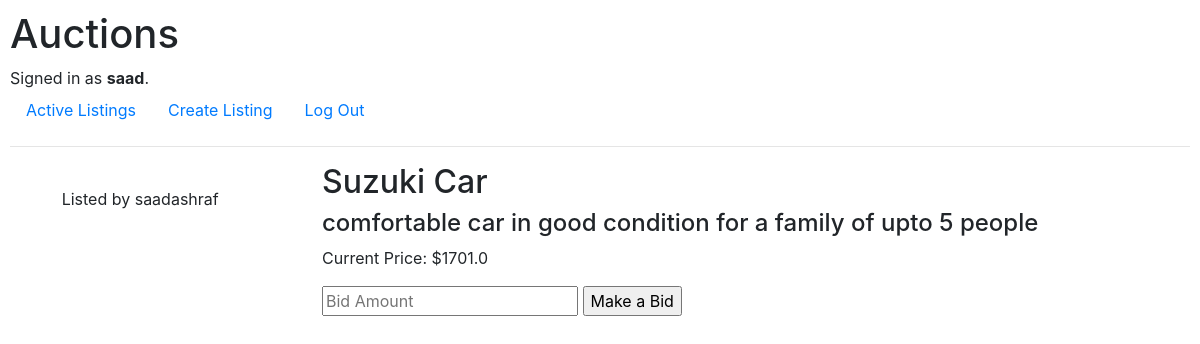
The app's page /listing/1 (signed in) with its own data.
### auctions/models.py (models this page shows, shortened)
class User(AbstractUser):
    pass

class Listing(models.Model):
    title = models.CharField(max_length=80)
    description = models.TextField()
    starting_bid = models.FloatField()
    current_price = models.FloatField()
    user = models.ForeignKey(User, on_delete=models.CASCADE, related_name="listings")
    imageUrl = models.TextField(blank=True)
    category = models.ForeignKey(Category, on_delete=models.CASCADE, related_name="listings", blank=True)

class Bid(models.Model):
    listing_id = models.ForeignKey(Listing, on_delete=models.CASCADE, related_name="bids")
    bid_amount = models.FloatField()
    user = models.ForeignKey(User, on_delete=models.CASCADE, related_name="bids")

### auctions/views.py (the view, shortened to what this page needs)
# urls.py: path("listing/<id>", views.listing, name="listing")
def listing(request, id):
    listing = Listing.objects.get(id=id)
    listing_bids = listing.bids.all()
    return render(request, "auctions/listing.html", {
        "listing": listing,
        "price": max(listing_bids, key=lambda x: x.bid_amount).bid_amount if bool(listing_bids) else listing.starting_bid,
        "min_bid": max(listing_bids, key=lambda x: x.bid_amount).bid_amount+1 if bool(listing_bids) else listing.starting_bid
    })

### auctions/templates/auctions/listing.html (shortened to what this page needs)
{% extends "auctions/layout.html" %}
{% block body %}
    <div class="listing">
        <div class="listing__container">
            <div class="listing__containerLeft">
                <p>Listed by {{ listing.user.username }}</p>
            </div>
            <div class="listing__containerRight">
                <div class="listing__containerRightDetails">
                    <h2>{{ listing.title }}</h2>
                    <h4>{{ listing.description }}</h4>
                </div>
                <div class="listing__containerRightBidding">
                    <p>Current Price: ${{ price }}</p>
                    {% if user.is_authenticated %}
                    <div class="listing__bid">
                        <form action="{% url 'listing' listing.id %}" method="post">
                            <input required min="{{ min_bid }}" name="bid_amount" type="number" placeholder="Bid Amount">
                            <input type="submit" value="Make a Bid">
                        </form>
                    </div>
                    {% else %}
                    <p>Sign in to make a bid</p>
                    {% endif %}
                </div>
            </div>
        </div>
    </div>
{% endblock %}

### auctions/templates/auctions/layout.html (shortened to what this page needs)
{% load static %}
<!DOCTYPE html>
<html lang="en">
    <head>
        <link rel="stylesheet" href="https://stackpath.bootstrapcdn.com/bootstrap/4.4.1/css/bootstrap.min.css">
        <link href="{% static 'auctions/styles.css' %}" rel="stylesheet">
    </head>
    <body>
        <h1>Auctions</h1>
        <div>
            {% if user.is_authenticated %}
                Signed in as <strong>{{ user.username }}</strong>.
            {% else %}
                Not signed in.
            {% endif %}
        </div>
        <ul class="nav">
            <li class="nav-item">
                <a class="nav-link" href="{% url 'index' %}">Active Listings</a>
            </li>
            {% if user.is_authenticated %}
                <li class="nav-item">
                    <a class="nav-link" href="{% url 'create' %}">Create Listing</a>
                </li>
                <li class="nav-item">
                    <a class="nav-link" href="{% url 'logout' %}">Log Out</a>
                </li>
            {% endif %}
        </ul>
        <hr>
        {% block body %}
        {% endblock %}
    </body>
</html>

### auctions/static/auctions/styles.css (style rules this page uses)
body { padding: 10px; }
.listing__container { display: flex; justify-content: space-around; width: 90vw; }
.listing__containerRight { display: flex; flex-direction: column; justify-content: space-between; }

### records on screen
User: username "saad"
Listing: user.username "saadashraf", title "Suzuki Car", description "comfortable car in good condition for a family of upto 5 people"
Bid: bid_amount "1701.0"
